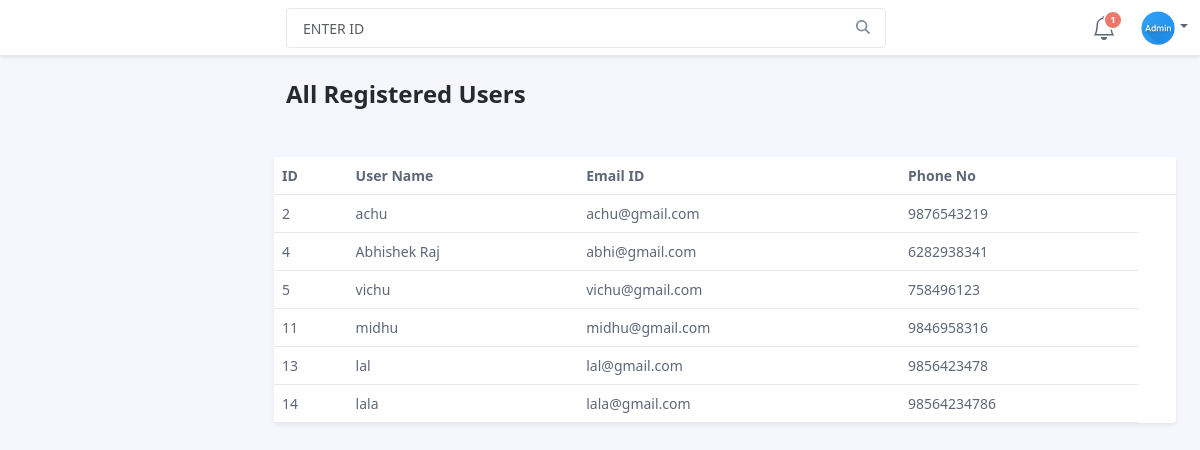
The page /user_details (signed in) on the database as committed earlier.
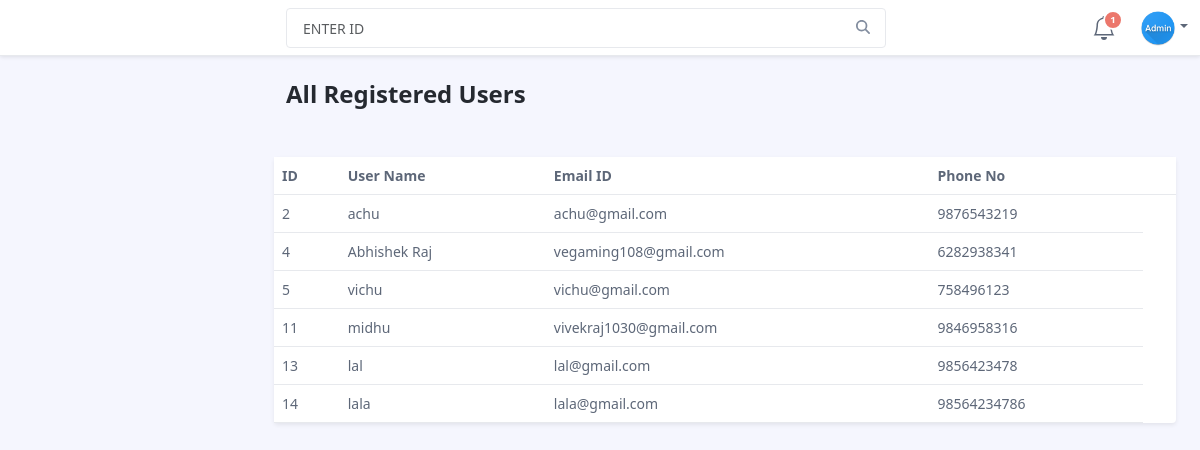
The same page on the database as committed later.
### appsone/models.py (models this page shows)
class UserRegister1(models.Model):
    user_type = 'user'
    user_name = models.CharField(max_length=50)
    phone_number = models.IntegerField()
    email = models.EmailField()
    password = models.CharField(max_length=10)
    Street = models.CharField(max_length=100)
    House = models.CharField(max_length=50)
    State = models.CharField(max_length=50)
    Pin = models.IntegerField()
    Country = models.CharField(max_length=50)
    profile_pic = models.FileField( null=True, blank=True , default='img/profiles/default_profile.png')

### appsone/views.py (the view)
# urls.py: path('user_details', views.user_details, name='user_details'),
def user_details(request):
    messages = Message.objects.filter(status=0)
    messages_count = Message.objects.filter(status=0).count()
    admin_id = request.session.get('admin_id')
    admin = Admin_one.objects.get(pk=admin_id)
    query = request.GET.get('search', '')
    if query:
        if query.isdigit():
            data = UserRegister1.objects.filter(id=query)
        else:
            data = UserRegister1.objects.filter(user_name=query)
    else:
        data = UserRegister1.objects.all()
    return render(request, "user_details.html", {'user': data,'admin':admin,'messages':messages,'messages_count':messages_count})

### template/user_details.html (shortened to what this page needs)
<!DOCTYPE html>
<html lang="en">
<head>
	{% load static %}
    <link id="theme-style" rel="stylesheet" href="{% static 'css/portal.css' %}">
	<link id="button-style" rel="stylesheet" href="{% static 'css/button.css' %}">
</head>
<body class="app">
  <header class="app-header fixed-top">
        <div class="app-header-inner">
	        <div class="container-fluid py-2">
		        <div class="app-header-content">
		            <div class="row justify-content-between align-items-center">
		            <div class="app-search-box col">
		                <form class="app-search-form" action="{% url 'user_details' %}">
							<input type="text" placeholder="ENTER ID" name="search" class="form-control search-input">
							<button type="submit" class="btn search-btn btn-primary" value="Search"><i class="fa-solid fa-magnifying-glass"></i></button>
				        </form>
		            </div>
		            <div class="app-utilities col-auto">
			             <div class="app-utility-item app-notifications-dropdown dropdown">
				            <a class="dropdown-toggle no-toggle-arrow" id="notifications-dropdown-toggle" data-bs-toggle="dropdown" href="#" role="button" aria-expanded="false" title="Notifications">
					            <span class="icon-badge">{{messages_count}}</span>
					        </a>
				        </div>
			            <div class="app-utility-item app-user-dropdown dropdown">
				            <a class="dropdown-toggle" id="user-dropdown-toggle" data-bs-toggle="dropdown" href="#" role="button" aria-expanded="false"><img src="{{ admin.profile_pic.url}}" alt="user profile' %}"></a>
			            </div>
		            </div>
		        </div>
	            </div>
	        </div>
        </div>
    </header>
      <div class="app-wrapper">
	    <div class="app-content pt-3 p-md-3 p-lg-4">
		    <div class="container-xl">
			    <div class="row g-3 mb-4 align-items-center justify-content-between">
				    <div class="col-auto">
			            <h1 class="app-page-title mb-0">All Registered Users</h1>
				    </div>
				    </div>
			    </div>
				<div class="tab-content" id="orders-table-tab-content">
			        <div class="tab-pane fade show active" id="orders-all" role="tabpanel" aria-labelledby="orders-all-tab">
					    <div class="app-card app-card-orders-table shadow-sm mb-5">
						    <div class="app-card-body">
							    <div class="table-responsive">
							        <table class="table app-table-hover mb-0 text-left">
										<thead>
											<tr>
												<th class="cell">ID</th>
												<th class="cell">User Name</th>
												<th class="cell">Email ID</th>
												<th class="cell">Phone No</th>
												<th class="cell"></th>
											</tr>
										</thead>
										<tbody>
										{% for i in user %}
											<tr>
												<td class="cell">{{ i.id }}</td>
												<td class="cell">{{ i.user_name }}</td>
												<td class="cell">{{ i.email }}</td>
												<td class="cell">{{ i.phone_number }}</td>
											</tr>
										{% endfor %}
										</tbody>
									</table>
						        </div>
						    </div>
						</div>
			        </div>
		    </div>
    </div>
</body>
</html>

Rows that differ between the two databases and show on the page:
changed UserRegister1 "Abhishek Raj": email "abhi@gmail.com" → "vegaming108@gmail.com"
changed UserRegister1 "midhu": email "midhu@gmail.com" → "vivekraj1030@gmail.com"
